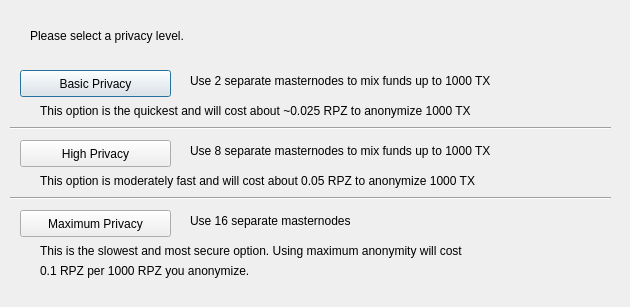
<?xml version="1.0" encoding="UTF-8"?>
<ui version="4.0">
 <class>DarksendConfig</class>
 <widget class="QDialog" name="DarksendConfig">
  <property name="geometry">
   <rect>
    <x>0</x>
    <y>0</y>
    <width>630</width>
    <height>307</height>
   </rect>
  </property>
  <property name="windowTitle">
   <string>Configure Darksend</string>
  </property>
  <widget class="QPushButton" name="buttonBasic">
   <property name="geometry">
    <rect>
     <x>20</x>
     <y>70</y>
     <width>151</width>
     <height>27</height>
    </rect>
   </property>
   <property name="text">
    <string>Basic Privacy</string>
   </property>
  </widget>
  <widget class="QPushButton" name="buttonHigh">
   <property name="geometry">
    <rect>
     <x>20</x>
     <y>140</y>
     <width>151</width>
     <height>27</height>
    </rect>
   </property>
   <property name="text">
    <string>High Privacy</string>
   </property>
  </widget>
  <widget class="QPushButton" name="buttonMax">
   <property name="geometry">
    <rect>
     <x>20</x>
     <y>210</y>
     <width>151</width>
     <height>27</height>
    </rect>
   </property>
   <property name="text">
    <string>Maximum Privacy</string>
   </property>
  </widget>
  <widget class="QLabel" name="label">
   <property name="geometry">
    <rect>
     <x>30</x>
     <y>20</y>
     <width>571</width>
     <height>31</height>
    </rect>
   </property>
   <property name="text">
    <string>Please select a privacy level.</string>
   </property>
  </widget>
  <widget class="QLabel" name="label_2">
   <property name="geometry">
    <rect>
     <x>190</x>
     <y>70</y>
     <width>421</width>
     <height>21</height>
    </rect>
   </property>
   <property name="text">
    <string>Use 2 separate masternodes to mix funds up to 1000 TX</string>
   </property>
  </widget>
  <widget class="QLabel" name="label_3">
   <property name="geometry">
    <rect>
     <x>190</x>
     <y>140</y>
     <width>411</width>
     <height>21</height>
    </rect>
   </property>
   <property name="text">
    <string>Use 8 separate masternodes to mix funds up to 1000 TX</string>
   </property>
  </widget>
  <widget class="QLabel" name="label_4">
   <property name="geometry">
    <rect>
     <x>190</x>
     <y>210</y>
     <width>421</width>
     <height>21</height>
    </rect>
   </property>
   <property name="text">
    <string>Use 16 separate masternodes</string>
   </property>
  </widget>
  <widget class="QLabel" name="label_6">
   <property name="geometry">
    <rect>
     <x>40</x>
     <y>100</y>
     <width>561</width>
     <height>21</height>
    </rect>
   </property>
   <property name="text">
    <string>This option is the quickest and will cost about ~0.025 RPZ to anonymize 1000 TX</string>
   </property>
  </widget>
  <widget class="QLabel" name="label_7">
   <property name="geometry">
    <rect>
     <x>40</x>
     <y>170</y>
     <width>561</width>
     <height>21</height>
    </rect>
   </property>
   <property name="text">
    <string>This option is moderately fast and will cost about 0.05 RPZ to anonymize 1000 TX</string>
   </property>
  </widget>
  <widget class="QLabel" name="label_8">
   <property name="geometry">
    <rect>
     <x>40</x>
     <y>240</y>
     <width>561</width>
     <height>21</height>
    </rect>
   </property>
   <property name="text">
    <string>This is the slowest and most secure option. Using maximum anonymity will cost</string>
   </property>
  </widget>
  <widget class="QLabel" name="label_9">
   <property name="geometry">
    <rect>
     <x>40</x>
     <y>260</y>
     <width>561</width>
     <height>21</height>
    </rect>
   </property>
   <property name="text">
    <string>0.1 RPZ per 1000 RPZ you anonymize.</string>
   </property>
  </widget>
  <widget class="Line" name="line">
   <property name="geometry">
    <rect>
     <x>10</x>
     <y>120</y>
     <width>601</width>
     <height>16</height>
    </rect>
   </property>
   <property name="orientation">
    <enum>Qt::Horizontal</enum>
   </property>
  </widget>
  <widget class="Line" name="line_2">
   <property name="geometry">
    <rect>
     <x>10</x>
     <y>190</y>
     <width>601</width>
     <height>16</height>
    </rect>
   </property>
   <property name="orientation">
    <enum>Qt::Horizontal</enum>
   </property>
  </widget>
 </widget>
 <resources/>
 <connections/>
</ui>
